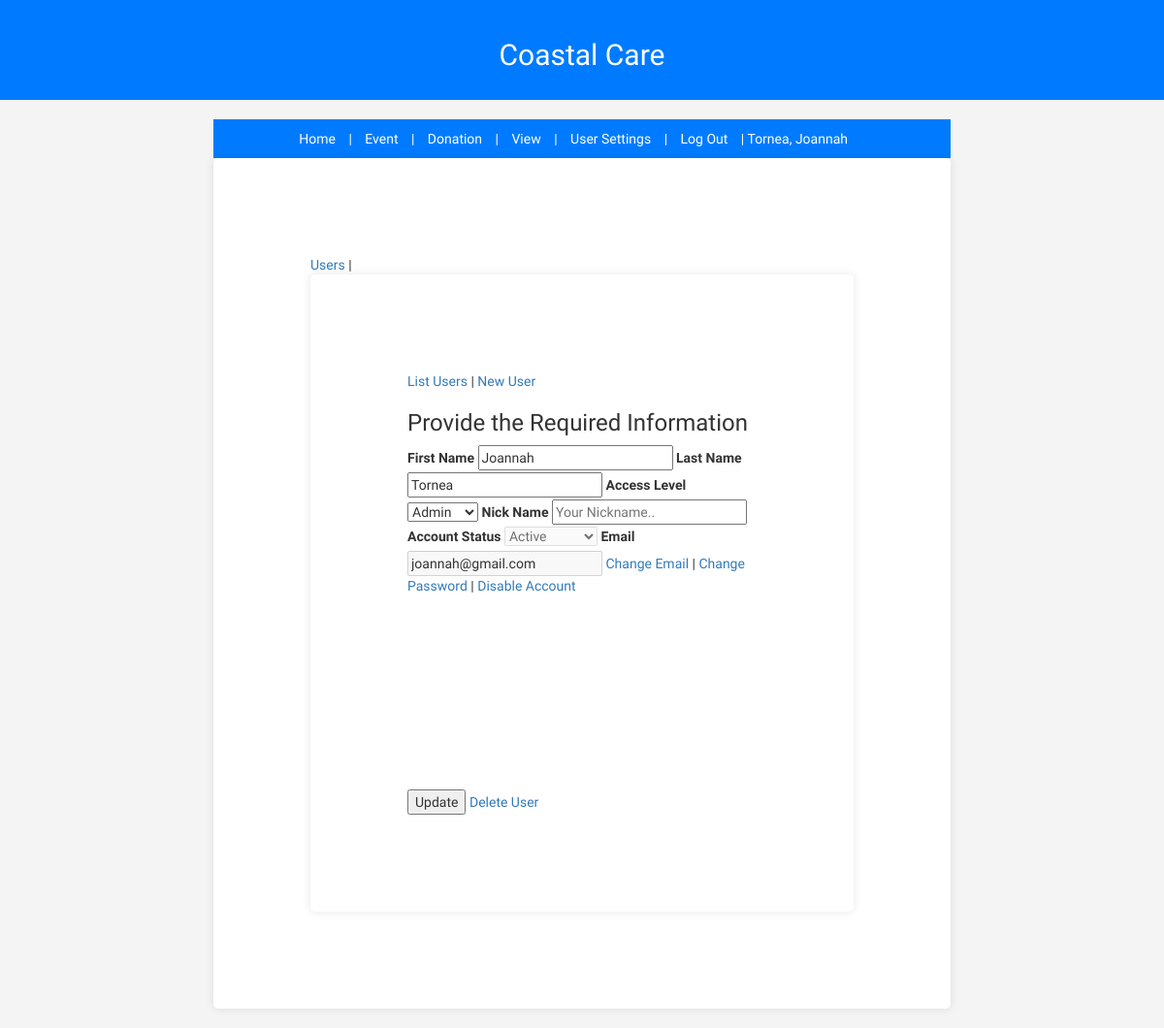
Screenshot of /users/index.php?page=settings&subpage=users&action=profile&id=10000024 (signed in) with the database file from the repository.
### tables this page shows
CREATE TABLE `tbl_users` (
  `user_id` int(8) UNSIGNED NOT NULL,
  `user_lastname` varchar(180) NOT NULL DEFAULT '',
  `user_firstname` varchar(180) NOT NULL DEFAULT '',
  `user_email` varchar(180) NOT NULL DEFAULT '',
  `user_password` varchar(180) NOT NULL DEFAULT '',
  `user_date_added` date NOT NULL DEFAULT '1000-01-01',
  `user_time_added` time NOT NULL DEFAULT '00:00:00',
  `user_date_updated` date NOT NULL DEFAULT '1000-01-01',
  `user_time_updated` time NOT NULL DEFAULT '00:00:00',
  `user_status` int(1) NOT NULL DEFAULT 0,
  `user_token` varchar(255) NOT NULL DEFAULT '',
  `user_access` varchar(255) NOT NULL DEFAULT '',
  `user_address` varchar(255) NOT NULL DEFAULT '',
  `user_birthdate` date NOT NULL DEFAULT '1000-01-01',
  `user_nickname` varchar(180) NOT NULL DEFAULT ''
);

### users/classes/class.user.php (called while the page is built, shortened)
<?php
class User{
	private $DB_SERVER='172.16.0.214';
	private $DB_USERNAME='group10';
	private $DB_PASSWORD='123456';
	private $DB_DATABASE='group10';
	private $conn;
	public function __construct(){
		$this->conn = new PDO("mysql:host=".$this->DB_SERVER.";dbname=".$this->DB_DATABASE,$this->DB_USERNAME,$this->DB_PASSWORD);
	}
	function get_user_id($email){
		$sql="SELECT user_id FROM tbl_users WHERE user_email = :email";
		$q = $this->conn->prepare($sql);
		$q->execute(['email' => $email]);
		$user_id = $q->fetchColumn();
		return $user_id;
	}
	function get_user_email($id){
		$sql="SELECT user_email FROM tbl_users WHERE user_id = :id";
		$q = $this->conn->prepare($sql);
		$q->execute(['id' => $id]);
		$user_email = $q->fetchColumn();
		return $user_email;
	}
	function get_user_firstname($id){
		$sql="SELECT user_firstname FROM tbl_users WHERE user_id = :id";
		$q = $this->conn->prepare($sql);
		$q->execute(['id' => $id]);
		$user_firstname = $q->fetchColumn();
		return $user_firstname;
	}
	function get_user_lastname($id){
		$sql="SELECT user_lastname FROM tbl_users WHERE user_id = :id";
		$q = $this->conn->prepare($sql);
		$q->execute(['id' => $id]);
		$user_lastname = $q->fetchColumn();
		return $user_lastname;
	}
	function get_user_access($id){
		$sql="SELECT user_access FROM tbl_users WHERE user_id = :id";
		$q = $this->conn->prepare($sql);
		$q->execute(['id' => $id]);
		$user_access = $q->fetchColumn();
		return $user_access;
	}
	function get_user_status($id){
		$sql="SELECT user_status FROM tbl_users WHERE user_id = :id";
		$q = $this->conn->prepare($sql);
		$q->execute(['id' => $id]);
		$user_status = $q->fetchColumn();
		return $user_status;
	}
}

### users/index.php (the view, shortened to what this page needs)
<?php
include_once 'classes/class.user.php';
$page = (isset($_GET['page']) && $_GET['page'] != '') ? $_GET['page'] : '';
$user = new User();
$user_id = $user->get_user_id($_SESSION['user_email']);
?>
<!DOCTYPE html>
<html>
<head>
    <link rel="stylesheet" href="https://maxcdn.bootstrapcdn.com/bootstrap/3.4.1/css/bootstrap.min.css">
</head>
<body>
    <div id="header">
      <h2>Coastal Care</h2>
    </div>
<div id="wrapper">
  <div id="menu">
      <a href="index.php">Home</a> |
      <a href="event/index.php">Event</a> |
      <a href="charts/index.php">Donation</a> |
      <a href="View/indexE.php">View</a> |
      <a href="index.php?page=settings">User Settings</a> |
      <a href="logout.php" class="move-right">Log Out</a> |
      <span class="move-right"><?php echo $user->get_user_lastname($user_id).', '.$user->get_user_firstname($user_id);?>&nbsp;&nbsp; &nbsp;&nbsp; &nbsp;&nbsp;</span>
  </div>
  <div id="content">
    <?php
      switch($page){
                case 'settings':
                    require_once 'settings-module/index.php';
                break;
            }
    ?>
  </div>
</div>
</body>
</html>

### users/users-module/view-profile.php (shortened to what this page needs)
<h3>Provide the Required Information</h3>
<div id="form-block">
<form method="POST" action="processes/process.user.php?action=update">
        <div id="form-block-half">
            <label for="fname">First Name</label>
            <input type="text" id="fname" class="input" name="firstname" value="<?php echo $user->get_user_firstname($id);?>" placeholder="Your name..">
            <label for="lname">Last Name</label>
            <input type="text" id="lname" class="input" name="lastname" value="<?php echo $user->get_user_lastname($id);?>" placeholder="Your last name..">
            <label for="access">Access Level</label>
            <select id="access" name="access">
              <option value="Admin" <?php if($user->get_user_access($id) == "Admin"){ echo "selected";};?>>Admin</option>
            </select>
            <label for="nickname">Nick Name</label>
            <input type="text" id="nickname" class="input" name="nickname" placeholder="Your Nickname..">
        </div>
        <div id="form-block-half">
            <label for="status">Account Status</label>
            <select id="status" name="status" disabled>
              <option <?php if($user->get_user_status($id) == "1"){ echo "selected";};?>>Active</option>
            </select>
            <label for="email">Email</label>
            <input type="email" id="email" class="input" name="email" disabled value="<?php echo $user->get_user_email($id);?>" placeholder="Your email..">
            <a href="#">Change Email</a> |
            <a href="#">Change Password</a> |
            <?php
            if($user->get_user_status($id) == "1"){
              ?>
                <a href="#">Disable Account</a>
              <?php
            }else{
            ?>
                <a href="#">Activate Account</a>
            <?php
            }
            ?>
        </div>
        <br/><br/><br/><br/><br/><br/><br/><br/><br/><br/>
        <div id="button-block">
            <input type="submit" value="Update">
            <a href="processes/process.user.php?action=delete&id=<?php echo $id;?>" onclick="return confirm('Are you sure you want to delete this user?')">Delete User</a>
        </div>
</form>
</div>

### users/index.php (style rules this page uses)
body { font-family: 'Assistant', sans-serif; margin: 0; padding: 0; background-color: #f4f4f4; }
#header { background-color: #007bff; color: #fff; text-align: center; padding: 20px 0; }
#wrapper { margin: 20px auto; max-width: 800px; padding: 0 20px; }
#menu { background-color: #007bff; color: #fff; padding: 10px 0; text-align: center; }
#menu a { color: #fff; text-decoration: none; margin: 0 10px; }
#content { background-color: #fff; padding: 100px; border-radius: 5px; box-shadow: 0 0 10px rgba(0, 0, 0, 0.1); }

### rows the page displays
tbl_users: $user->get_user_lastname($user_id) "Tornea", $user->get_user_firstname($user_id) "Joannah"
tbl_users: firstname "Joannah", lastname "Tornea", access "Admin", status "Active", email "joannah@gmail.com"
